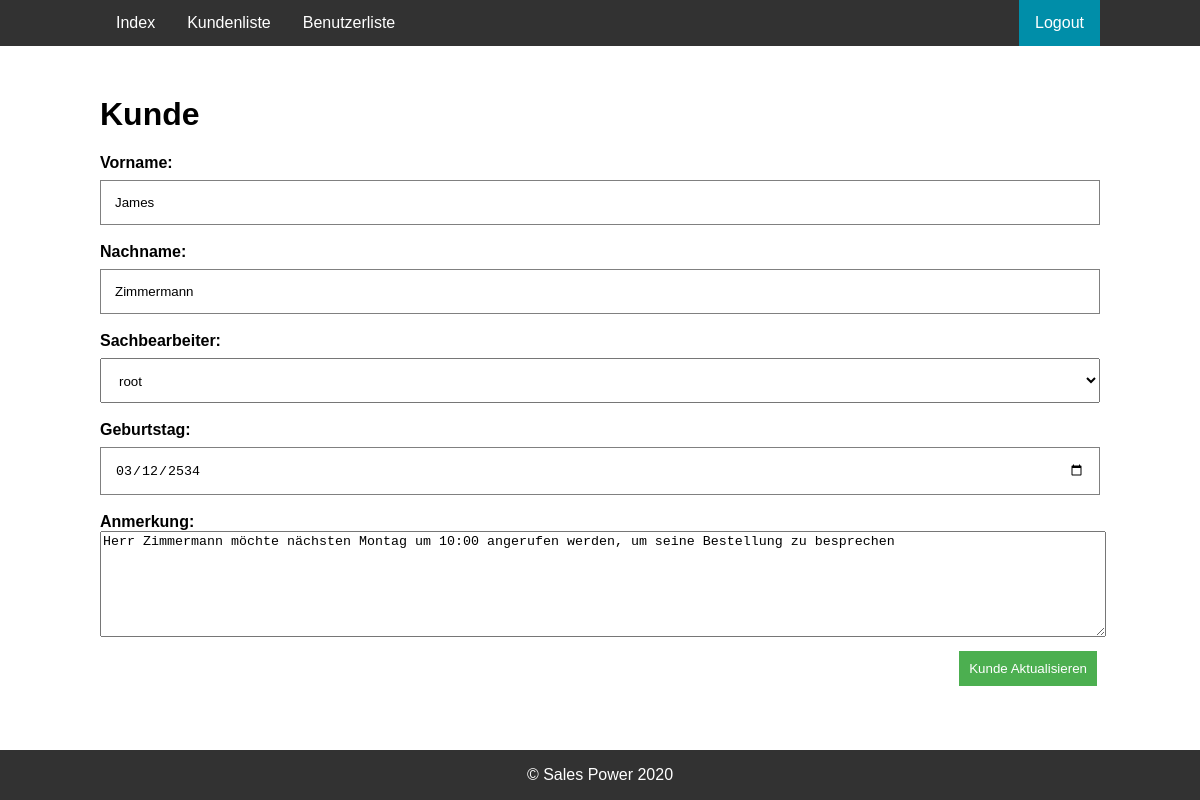
Screenshot of /customer_view.php?id=18 (signed in) with the database file from the repository.
### tables this page shows
CREATE TABLE `customers` (
  `id` int(11) NOT NULL,
  `users_id` int(11) NOT NULL,
  `firstname` varchar(32) NOT NULL,
  `lastname` varchar(32) NOT NULL,
  `birthday` date DEFAULT NULL,
  `note` text NOT NULL
);

### util/database_manager.php (called while the page is built, shortened)
<?php
function createConnection() {
    $servername = "localhost";
    $dbname = "sales_power";
    $username = "root";
    $password = "root";
    $conn = new mysqli($servername, $username, $password, $dbname);
    return $conn;
}
function executeStatement($query) {
    $conn = createConnection();
    $result = $conn->query($query);
    return $result;
}
function getUser($id) {
    $conn = createConnection();
    $sql = "SELECT users.id, username, permission FROM users INNER JOIN permissions on users.permissions_id = permissions.id WHERE users.id = $id";
    $result = $conn->query($sql)->fetch_assoc();
    return $result;
}
function getCustomer($id) {
    $conn = createConnection();
    $sql = "SELECT * FROM customers WHERE id = $id";
    $result = $conn->query($sql)->fetch_assoc();
    return $result;
}

### customer_view.php (the view, shortened to what this page needs)
<!DOCTYPE html>
<html lang="de">
<head>
    <link rel="stylesheet" href="css/stylesheet.css">
    <link rel="stylesheet" href="css/menu.css">
    <link rel="stylesheet" href="css/login.css">
    <link rel="stylesheet" href="css/footer.css">
</head>
<body>
<?php
include("util/database_manager.php");
$customer = getCustomer($_GET["id"]);
?>
<div id="content">
    <h1>Kunde</h1>
    <form method="post" action="#">
        <label><b>Vorname:</b>
            <input type="text" maxlength="32" minlength="1" name="firstname"
                   placeholder="Geben Sie hier den Vornamen ein" value="<?php echo "$customer[firstname]"; ?>"
                   required/>
        </label>
        <br>
        <br>
        <label><b>Nachname:</b>
            <input type="text" maxlength="32" minlength="1" name="lastname"
                   placeholder="Geben Sie hier den Nachnamen ein" value="<?php echo "$customer[lastname]"; ?>"
                   required/>
        </label>
        <br>
        <br>
        <label><b>Sachbearbeiter:</b><br>
            <select name="users_id" class="width-100p">
                <?php
                $query = "SELECT * FROM users";
                $users = executeStatement($query);
                while ($row = $users->fetch_assoc()) {
                    if ($customer[users_id] == $row[id]) {
                        echo "<option value='$row[id]' selected>$row[username]</option>";
                    } else {
                        echo "<option value='$row[id]'>$row[username]</option>";
                    }
                }
                ?>
            </select>
        </label>
        <br>
        <br>
        <label><b>Geburtstag:</b><br>
            <input type="date" name="birthday" value="<?php echo "$customer[birthday]"; ?>" required>
        </label>
        <br>
        <br>
        <label><b>Anmerkung:</b><br>
            <textarea name="note"><?php echo "$customer[note]"; ?></textarea>
        </label>
        <?php
        $loggedInUser = getUser(getId());
        if ($loggedInUser["permission"] == "Administrator" or $loggedInUser["id"] == $customer["users_id"]) {
            echo "<Button type='submit' class='float-right m-t-10 green'>Kunde Aktualisieren</Button>";
        }
        ?>
    </form>
</div>
</body>
</html>

### css/stylesheet.css (style rules this page uses)
html { font-family: "Trebuchet MS", Arial, Helvetica, sans-serif; }
html, body { height: 100%; padding: 0; margin: 0; }
#content { width: 1000px; margin: 50px auto; }
select { height: 45px; padding: 14px; margin: 8px 0 0 0; }
Button { color: black; padding: 10px; margin: 3px; border: none; cursor: pointer; background-color: #bfbfbf; min-width: 75px; min-height: 35px; }
textarea { width: 100%; height: 100px; }
.width-100p { width: 100%; }
.m-t-10 { margin-top: 10px; }
.float-right { float: right; }
.green { background-color: #4CAF50; color: white; }

### css/menu.css (style rules this page uses)
nav { background-color: #323232 }
nav ul { width: 1000px; list-style-type: none; margin: 0 auto; padding: 0; overflow: hidden; }
nav li { float: left; }
nav li a { display: block; color: white; text-align: center; padding: 14px 16px; text-decoration: none; }
.logout-button { float: right; }
.logout-button > a { background-color: #008ea9; }

### css/login.css (style rules this page uses)
input { width: 100%; box-sizing: border-box; padding: 14px; margin: 8px 0 0 0; border: 1px solid grey; }

### css/footer.css (style rules this page uses)
footer { position: absolute; bottom: 0; width: 100%; height: 50px; background-color: #323232; }
footer p { color: white; text-align: center; }

### rows the page displays
customers: firstname "James", lastname "Zimmermann", birthday "03/12/2534", note "Herr Zimmermann möchte nächsten Montag um 10:00 angerufen werden, um seine Bestellung zu besprechen"

### other values shown
form field users_id "root"
